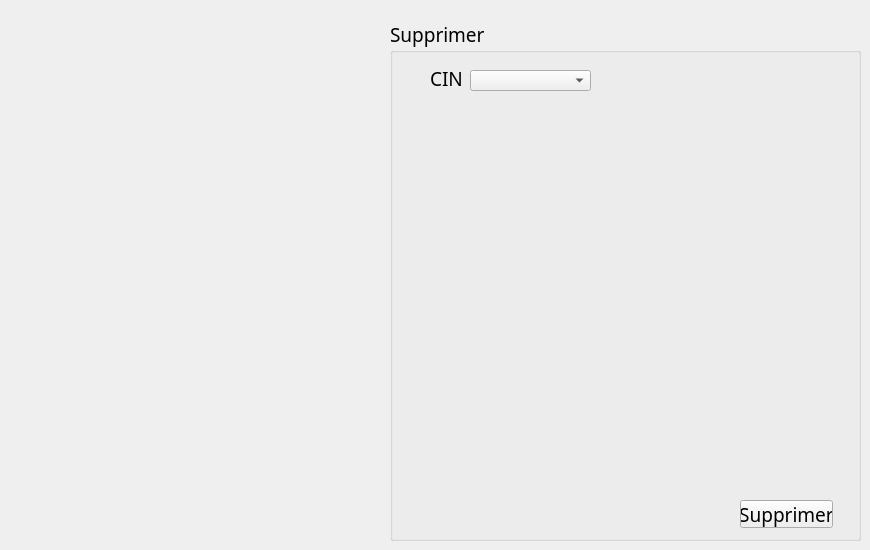
       <widget class="QWidget" name="page_30">
        <widget class="QGroupBox" name="groupBox_10">
         <property name="geometry">
          <rect>
           <x>390</x>
           <y>20</y>
           <width>471</width>
           <height>521</height>
          </rect>
         </property>
         <property name="font">
          <font>
           <family>Vijaya</family>
           <pointsize>14</pointsize>
           <weight>50</weight>
           <italic>false</italic>
           <bold>false</bold>
          </font>
         </property>
         <property name="title">
          <string>Supprimer</string>
         </property>
         <widget class="QLabel" name="label_80">
          <property name="geometry">
           <rect>
            <x>40</x>
            <y>50</y>
            <width>56</width>
            <height>16</height>
           </rect>
          </property>
          <property name="text">
           <string>CIN</string>
          </property>
         </widget>
         <widget class="QPushButton" name="B_deleteEmploye_2">
          <property name="geometry">
           <rect>
            <x>350</x>
            <y>480</y>
            <width>93</width>
            <height>28</height>
           </rect>
          </property>
          <property name="text">
           <string>Supprimer</string>
          </property>
         </widget>
         <widget class="QComboBox" name="comboBox_6">
          <property name="geometry">
           <rect>
            <x>80</x>
            <y>50</y>
            <width>121</width>
            <height>21</height>
           </rect>
          </property>
         </widget>
        </widget>
       </widget>
